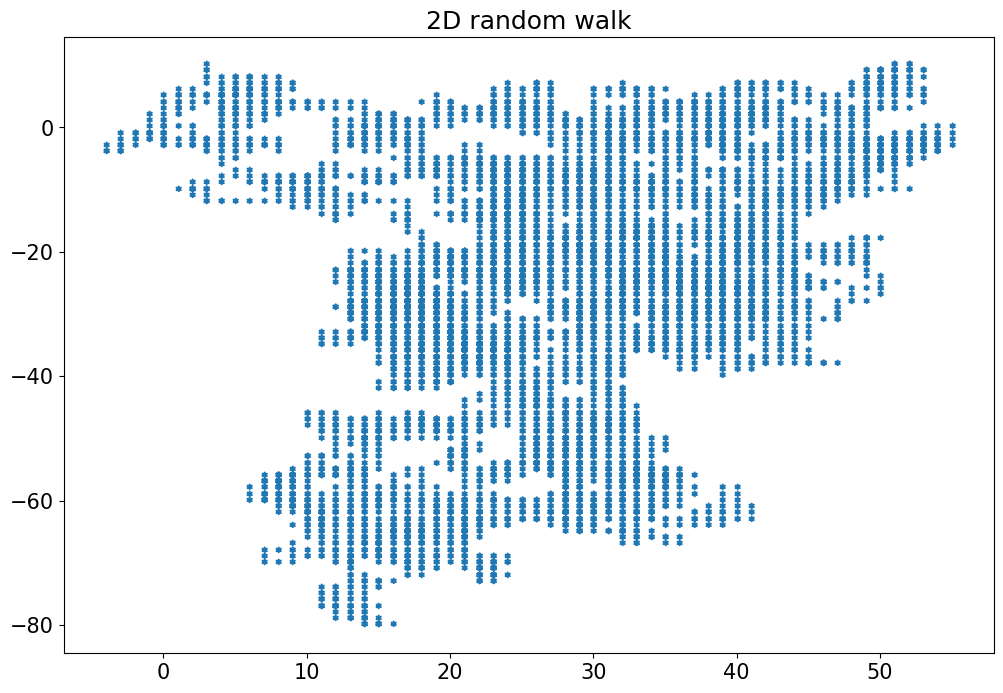

Reproduce this figure in Python.
import numpy as np
import random
import matplotlib.pyplot as plt


def walk_random(n):
    x = np.zeros(n)
    y = np.zeros(n)
    for i in range(1, n):
        random_value = random.randint(1, 4)
        if random_value == 1:
            x[i] = x[i - 1] + 1  # step to the right
            y[i] = y[i - 1]
        elif random_value == 2:
            x[i] = x[i - 1] - 1  # step to the left
            y[i] = y[i - 1]
        elif random_value == 3:
            x[i] = x[i - 1]
            y[i] = y[i - 1] + 1  # step up
        elif random_value == 4:
            x[i] = x[i - 1]
            y[i] = y[i - 1] - 1  # step down
    return x, y


steps = 10000  # number of steps
random_walk_coordinates = walk_random(steps)
random_x = random_walk_coordinates[0]
random_y = random_walk_coordinates[1]


# image size
plt.figure(figsize=(12, 8))
plt.rcParams['savefig.bbox'] = 'tight'
plt.rcParams['font.size'] = 15

plt.scatter(random_x, random_y, marker='$*$')

plt.title('2D random walk')

plt.savefig('3_random_walk.png')
